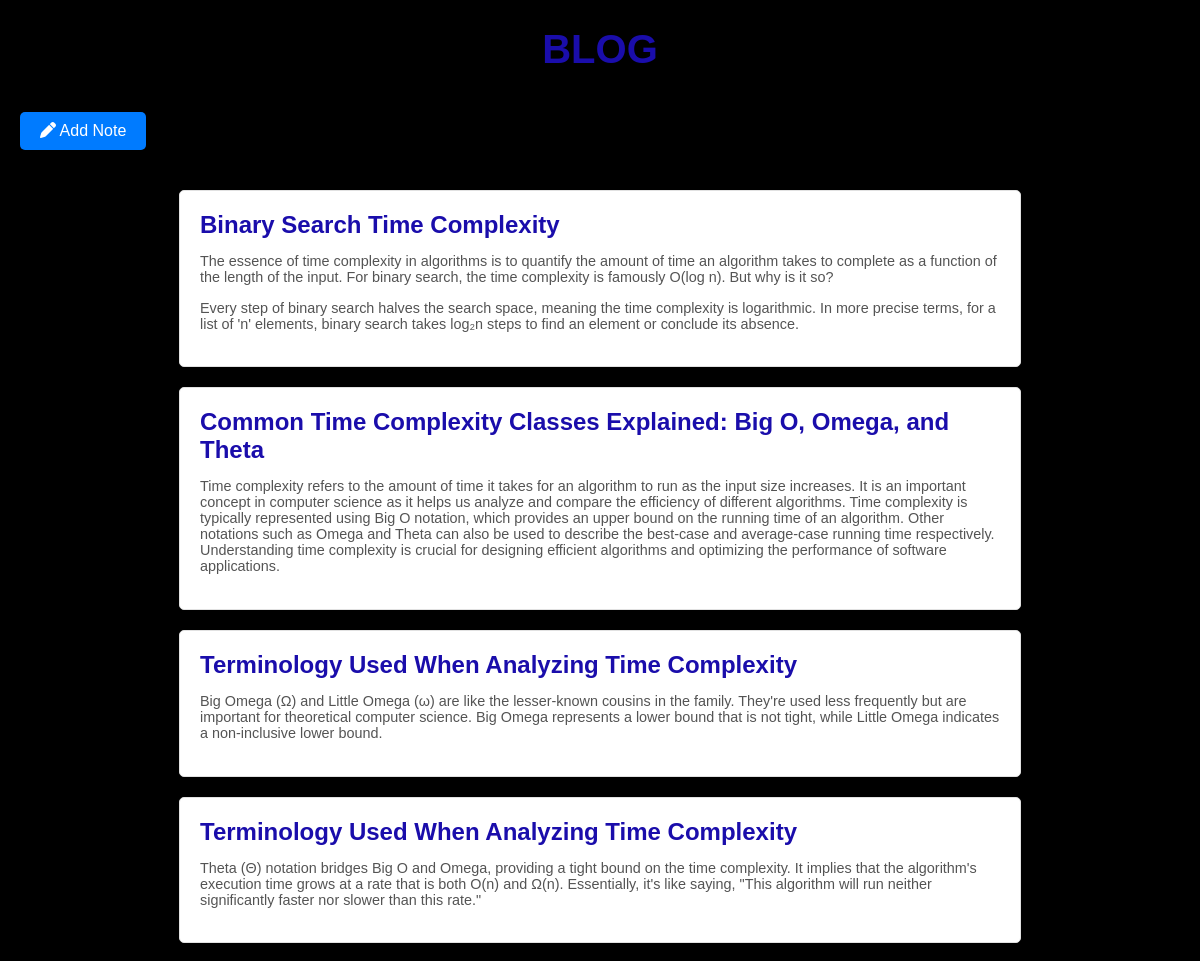
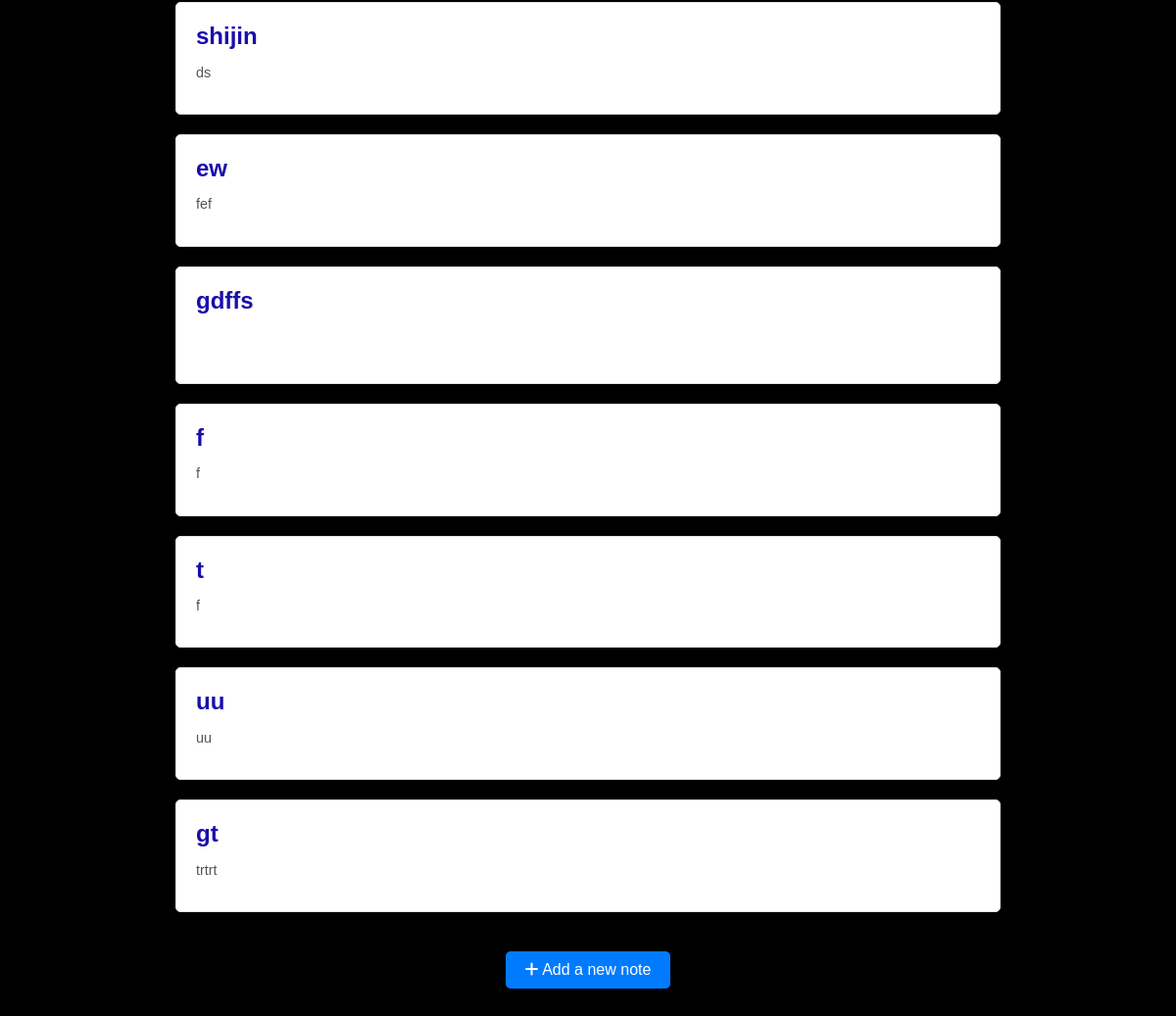
/blog/ (signed in), run on an earlier commit of the app's database (2 pictures, top to bottom).
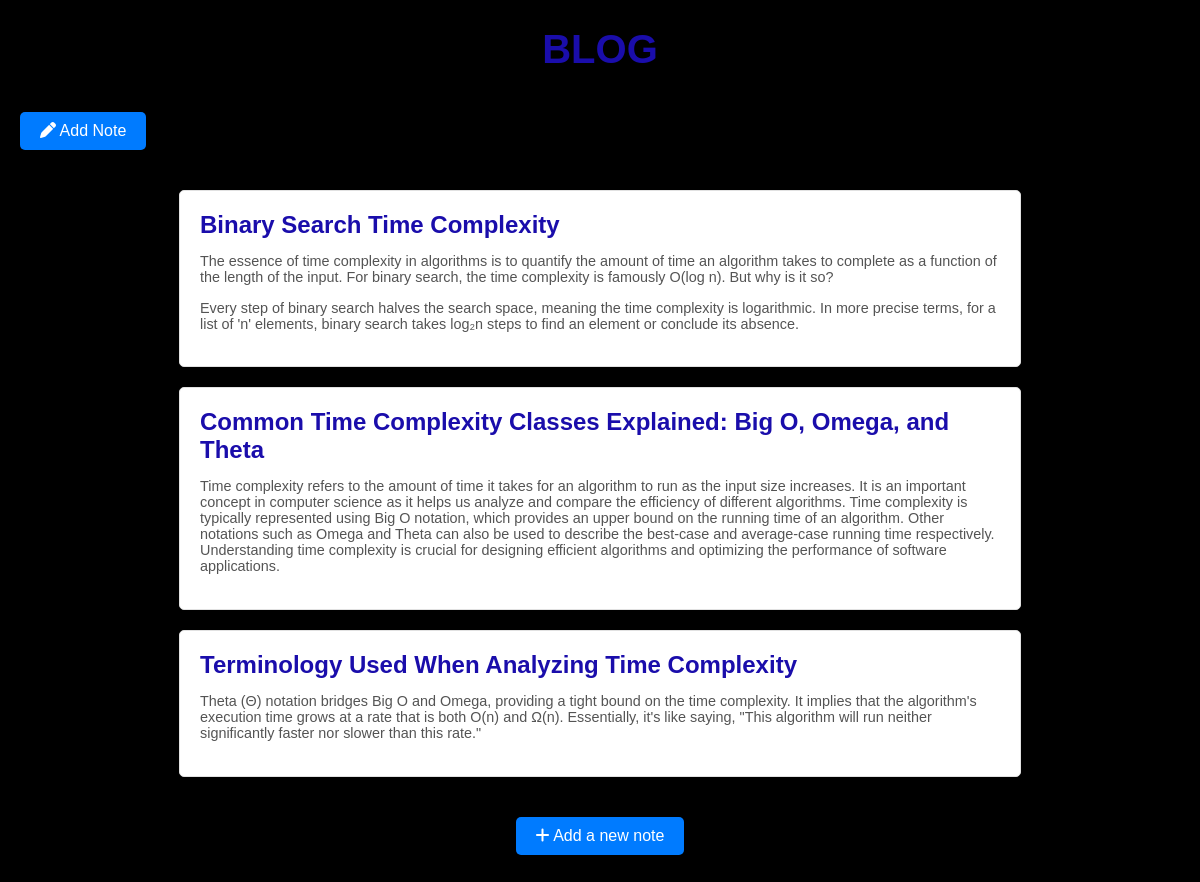
And on a later commit of the database.
### accounts/models.py (models this page shows, shortened)
class Note(models.Model):
    title = models.CharField(max_length=200)
    created_at = models.DateTimeField(auto_now_add=True)

class Subheading(models.Model):
    note = models.ForeignKey(Note, on_delete=models.CASCADE, related_name='subheadings')
    heading = models.CharField(max_length=200)
    content = models.TextField()

### accounts/views.py (the view)
# urls.py: path('blog/', views.blog, name='blog'),
@login_required
def blog(request):
    notes = Note.objects.all()
    return render(request, 'accounts/blog.html', {'notes': notes})

### accounts/templates/accounts/blog.html (shortened to what this page needs)
 <!DOCTYPE html>
<html lang="en">
<head>
    <link rel="stylesheet" href="https://cdnjs.cloudflare.com/ajax/libs/font-awesome/6.0.0-beta3/css/all.min.css">
</head>
<body>
    <h1>BLOG</h1>
    <a href="{% url 'add_note' %}" class="add-note-button">
        <i class="fas fa-pen"></i> Add Note
    </a>
    <div>
    {% for note in notes %}
        <div class="note-container">
            <h2><a href="{% url 'note_detail' note.id %}">{{ note.title }}</a></h2>
            {% if note.subheadings.all %}
                <div class="content" >{{ note.subheadings.all.0.content|linebreaks }}</div>
            {% else %}
                <p>No subheadings available for this note.</p>
            {% endif %}
        </div>
    {% empty %}
        <p style="color: white; text-align: center;">No notes available</p>
    {% endfor %}
    </div>
    <div class="footer-link">
        <a href="{% url 'add_note' %}" class="add-note-button">
            <i class="fas fa-plus"></i> Add a new note
        </a>
    </div>
</body>
</html>

### accounts/templates/accounts/blog.html (style rules this page uses)
body { font-family: Arial, sans-serif; margin: 20px; background-color: black; color: white; }
h1 { color: #1a0dab; text-align: center; margin-bottom: 20px; font-size: 2.5rem; }
a.add-note-button { display: inline-block; background-color: #007bff; color: white; padding: 10px 20px; border-radius: 5px; text-decoration: none; transition: background-color 0.3s; margin: 20px auto; text-align: center; }
.note-container { max-width: 800px; margin: 20px auto; padding: 20px; background-color: white; border: 1px solid #e1e1e1; border-radius: 5px; box-shadow: 0px 2px 4px rgba(0, 0, 0, 0.1); }
.note-container h2 { margin: 0 0 10px 0; font-size: 1.5rem; }
.note-container h2 a { color: #1a0dab; text-decoration: none; }
.content { color: #545454; font-size: 0.9rem; }
.footer-link { text-align: center; margin-top: 20px; }
.footer-link a { text-decoration: none; color: white; }

What changed in the data, as far as the page shows it:
removed Note: title "Terminology Used When Analyzing Time Complexity", subheadings.all.0.content "Big Omega (Ω) and Little Omega (ω) are like the lesser-known cousins in the family. They're used less frequently but are important for theoretical computer science. Big Omega represents a lower bound that is not tight, while Little Omega indicates a non-inclusive lower bound."
removed Note: title "shijin", subheadings.all.0.content "ds"
removed Note: title "ew", subheadings.all.0.content "fef"
removed Note: title "gdffs"
removed Note: title "f", subheadings.all.0.content "f"
removed Note: title "t", subheadings.all.0.content "f"
removed Note: title "uu", subheadings.all.0.content "uu"
removed Note: title "gt", subheadings.all.0.content "trtrt"
